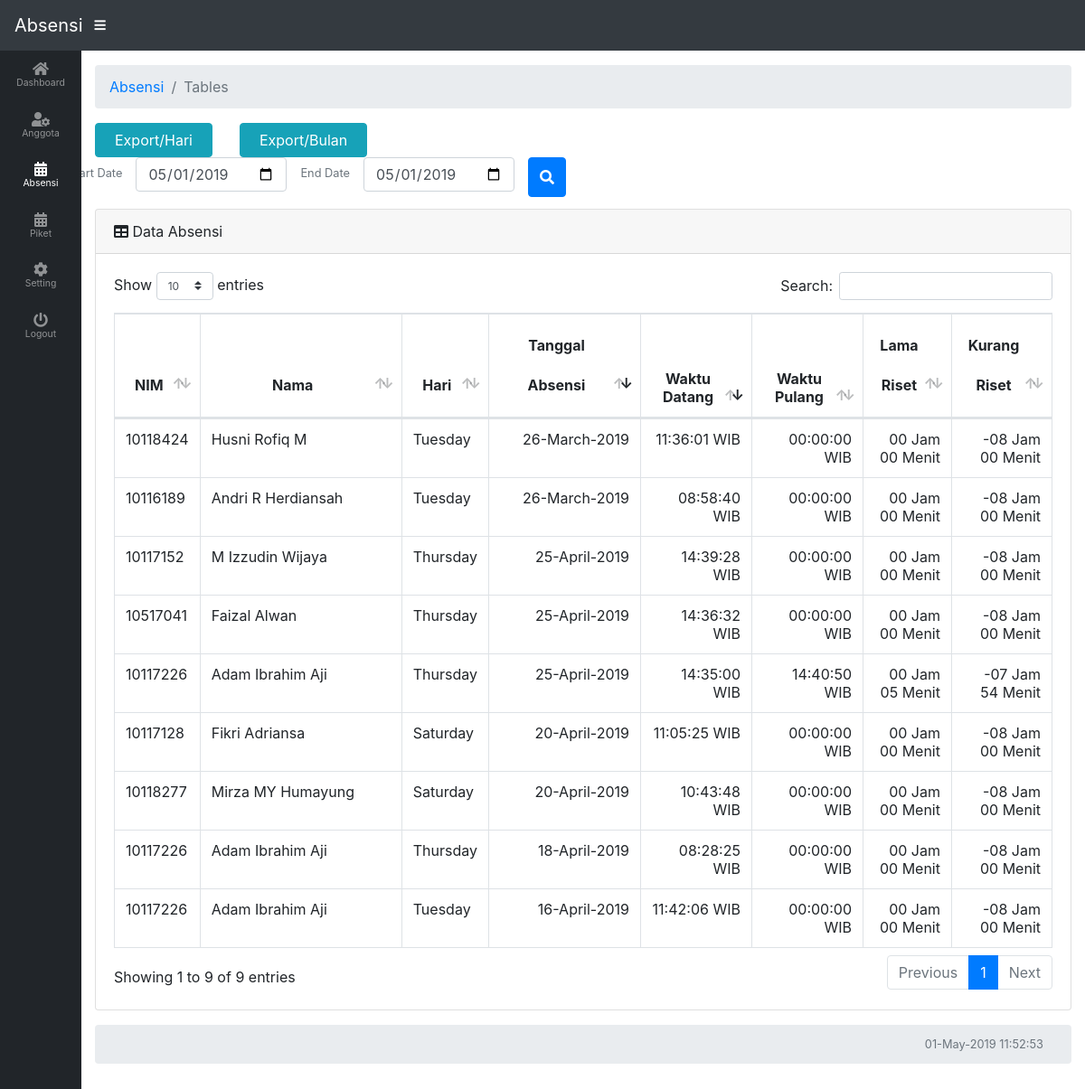
/halaman_absensi.php (signed in), run on the app's committed database.
### tables this page shows
CREATE TABLE `absensi` (
  `idabsensi` int(5) NOT NULL,
  `nim` char(8) NOT NULL,
  `tgl_absensi` date NOT NULL,
  `waktu_datang` time NOT NULL,
  `waktu_pulang` time NOT NULL DEFAULT '00:00:00',
  `waktu_riset` time NOT NULL,
  `lama_riset` time DEFAULT '00:00:00',
  `id_sidikjari` varchar(3) NOT NULL
);

CREATE TABLE `tb_anggota` (
  `nim` char(8) NOT NULL,
  `nama_anggota` varchar(40) DEFAULT NULL,
  `bidang_riset` varchar(50) DEFAULT NULL,
  `id_sidikjari` varchar(3) NOT NULL,
  `tgl_daftar` timestamp NOT NULL DEFAULT CURRENT_TIMESTAMP,
  `status` enum('true','false') NOT NULL DEFAULT 'false',
  `status_absensi` enum('Hadir','Tidak hadir') NOT NULL DEFAULT 'Tidak hadir'
);

### absensi.php (called while the page is built, shortened)
<?php
class Absensi{
	public $con;
	public $db_host = "localhost";
	public $db_user = "root";
	public $db_pass = "";
	public $db_name = "presens2_kehadiran";
		public function __construct() {
		   $this->con = mysqli_connect($this->db_host,$this->db_user,$this->db_pass, $this->db_name);
		   return true;
		}
		public function Get_data(){
            $this->startfilter	= $_GET['startfilter'];
            $this->endfilter	= $_GET['endfilter'];
            if ($this->startfilter!='') {
				$query 		="SELECT absensi.idabsensi, tb_anggota.nim, tb_anggota.nama_anggota,tgl_absensi, waktu_riset waktu_datang, waktu_pulang, lama_riset,IF (waktu_pulang='00:00:00',(timediff (waktu_pulang,waktu_riset)),(timediff (timediff(waktu_pulang,waktu_datang),waktu_riset))) AS kurang_riset,tb_anggota.id_sidikjari FROM absensi join tb_anggota on tb_anggota.id_sidikjari = absensi.id_sidikjari where tgl_absensi BETWEEN '$this->startfilter' AND '$this->endfilter' ORDER by tgl_absensi desc,waktu_datang asc";
				} else {
				$query 		="SELECT tb_anggota.nim, tb_anggota.nama_anggota,tgl_absensi, waktu_riset, waktu_datang, waktu_pulang, lama_riset, IF (waktu_pulang='00:00:00',(timediff(waktu_pulang,waktu_riset)),(timediff (timediff(waktu_pulang,waktu_datang),waktu_riset))) AS kurang_riset , tb_anggota.id_sidikjari FROM absensi join tb_anggota on tb_anggota.id_sidikjari = absensi.id_sidikjari ORDER by tgl_absensi desc,waktu_datang asc ";
			}
			$results 		=mysqli_query($this->con, $query);
			return $results;
		}
	}
?>

### daftar_absensi.php (the view, shortened to what this page needs)
<div class="container-fluid">
          <ol class="breadcrumb">
            <li class="breadcrumb-item">
              <a href="#">Absensi</a>
            </li>
            <li class="breadcrumb-item active">Tables</li>
          </ol>
            <div class="bg-white">
              <div class="small text-muted text-left">
                <div class="row">
                  <div class="col-sm-auto">
                    <a href="export/export_hari.php" value="Export/Hari"><button class="btn btn-info"> &nbsp; Export/Hari &nbsp; </button></a>
                  </div>
                  <div class="col-sm-4">
                    <a href="export/export_bulan.php" value="Export/Bulan"><button class="btn btn-info"> &nbsp; Export/Bulan &nbsp; </button></a>
                  </div>
                  <div class="col-sm-auto">
                  </div>
                  <div class="col-sm-auto">
                  </div>
                  <form action="halaman_absensi.php" class="row">
                    <label style="line-height: 2.8;">Start Date</label>
                    <div class="col-sm-auto">
                  <input type="date" name="startfilter" id="startfilter" class="form-control ml-auto mr-0 mr-md-3 my-2 my-md-0" min="2019-01-01" max="2099-12-31" value="<?php echo date("Y-m-d");?>">
                    </div>
                    <label style="line-height: 2.8;">End Date</label>
                    <div class="col-sm-auto">
                    <input type="date" name="endfilter" id="endfilter" class="form-control ml-auto mr-0 mr-md-3 my-2 my-md-0" min="2019-01-01" max="2099-12-31" value="<?php echo date("Y-m-d");?>">
                    </div>
                      <button class="btn btn-primary" type="submit">
                        <i class="fas fa-search"></i>
                      </button>
                  </form>
                </div>
              </div>
            </div>
          <div class="card mb-3">
            <div class="card-header">
              <i class="fas fa-table"></i>
              Data Absensi</div>
            <div class="card-body">
              <div class="table-responsive">
                <table class='table table-bordered' id='dataTable' width='100%' cellspacing='0'>
                  <thead>
                    <tr>
                      <th class="text-center" style="line-height: 2.8;">NIM</th>
                      <th width="180px" class="text-center" style="line-height: 2.8;">Nama</th>
                      <th class="text-center" style="line-height: 2.8;">Hari</th>
                      <th width="125px" style="line-height: 2.8;" class="text-center">Tanggal Absensi</th>
                      <th width="80px" class="text-center">Waktu Datang</th>
                      <th width="80px" class="text-center">Waktu Pulang</th>
                      <th class="text-center" style="line-height: 2.8;">Lama Riset</th>
                      <th class="text-center" style="line-height: 2.8;">Kurang Riset</th>
                    </tr>
                  </thead>
                  <tbody>
                    <?php
                    include_once "absensi.php";
                      $datas = new Absensi();
                      $data = $datas->Get_data();
                         while ($row = $data->fetch_assoc()){
                          $tanggal1 = $row['tgl_absensi'];
                          $format1 = date ('d-F-Y', strtotime($tanggal1));
                          $lama_riset = $row ['lama_riset'];
                          $kurang_riset = $row['kurang_riset'];
                          $format4= date('H', strtotime($lama_riset));
                          $format5= date('i', strtotime($lama_riset));
                          $format6= substr($kurang_riset,0,-6);
                          $format7= substr($kurang_riset,-5,2);
                          $hari = date ('l', strtotime($tanggal1));
                          echo "
                          <tr>
                            <td>$row[nim]</td>
                            <td>$row[nama_anggota]</td>
                            <td>$hari</td>
                            <td class='text-right'>$format1</td>
                            <td class='text-right'>$row[waktu_datang] WIB</td>
                            <td class='text-right'>$row[waktu_pulang] WIB</td>
                            <td class='text-right'>$format4 Jam $format5 Menit</td>
                            <td class='text-right'>$format6 Jam $format7 Menit</td>
                            </tr>";
                          }
                        ?>
                  </tbody>
                </table>
              </div>
            </div>
        </div>
        <?php include "footer.php";?>

### css.css (style rules this page uses)
html { position: relative; min-height: 100%; }
body { height: 100%; }
@media (min-width: 768px) { :root { --input-padding-x: 0.75rem; --input-padding-y: 0.75rem; } }

### data on the page
absensi: nim.nim "10117226", nim.nama_anggota "Adam Ibrahim Aji", tgl_absensi "Thursday", tgl_absensi "25-April-2019", waktu_datang "14:35:00", waktu_pulang "14:40:50", lama_riset "00", lama_riset "05", format6 "-07", format7 "54"
absensi: nim.nim "10517041", nim.nama_anggota "Faizal Alwan", tgl_absensi "Thursday", tgl_absensi "25-April-2019", waktu_datang "14:36:32", waktu_pulang "00:00:00", lama_riset "00", format6 "-08", format7 "00"
absensi: nim.nim "10117152", nim.nama_anggota "M Izzudin Wijaya", tgl_absensi "Thursday", tgl_absensi "25-April-2019", waktu_datang "14:39:28", waktu_pulang "00:00:00", lama_riset "00", format6 "-08", format7 "00"
absensi: nim.nim "10118277", nim.nama_anggota "Mirza MY Humayung", tgl_absensi "Saturday", tgl_absensi "20-April-2019", waktu_datang "10:43:48", waktu_pulang "00:00:00", lama_riset "00", format6 "-08", format7 "00"
absensi: nim.nim "10117128", nim.nama_anggota "Fikri Adriansa", tgl_absensi "Saturday", tgl_absensi "20-April-2019", waktu_datang "11:05:25", waktu_pulang "00:00:00", lama_riset "00", format6 "-08", format7 "00"
absensi: nim.nim "10117226", nim.nama_anggota "Adam Ibrahim Aji", tgl_absensi "Thursday", tgl_absensi "18-April-2019", waktu_datang "08:28:25", waktu_pulang "00:00:00", lama_riset "00", format6 "-08", format7 "00"
absensi: nim.nim "10117226", nim.nama_anggota "Adam Ibrahim Aji", tgl_absensi "Tuesday", tgl_absensi "16-April-2019", waktu_datang "11:42:06", waktu_pulang "00:00:00", lama_riset "00", format6 "-08", format7 "00"
absensi: nim.nim "10116189", nim.nama_anggota "Andri R Herdiansah", tgl_absensi "Tuesday", tgl_absensi "26-March-2019", waktu_datang "08:58:40", waktu_pulang "00:00:00", lama_riset "00", format6 "-08", format7 "00"
absensi: nim.nim "10118424", nim.nama_anggota "Husni Rofiq M", tgl_absensi "Tuesday", tgl_absensi "26-March-2019", waktu_datang "11:36:01", waktu_pulang "00:00:00", lama_riset "00", format6 "-08", format7 "00"
